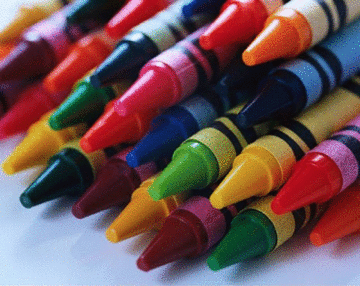
#> input picture NLP/image/crayons.gif, 360 x 286 px
$ python image_demo.py
#> lines starting #> are read from the running program, lines starting #| are printed output that depends on the picture
### NLP/image/cImage.py
"""
image.py
This module provides a simple interface to create a window, load an image and experiment
with image based algorithms.  Many of which require pixel-by-pixel manipulation.  This
is a educational module, its not intended to replace the excellent Python Image Library, in fact
it uses PIL.

The module and its interface and some of the code were inspired/copied by/from John Zelle's graphics.py
which serves a similar purpose in the graphics primitive world.
"""

# Release Notes:
# Version 1.0   Fall 2005
#
# Brad Miller, Luther College
#
# Version 1.1   December 7, 2005
# Changes:
#   Modify class name for base image to be AbstractImage   This way we don't have a lower case
#      class name running around.  We still don't expect people to create an AbstractImage but
#      rather create an image through FileImage, ListImage, or EmptyImage.
#   Add ability to convert an image to a list
#   Add save function to write an image back to disk.
#
# Version 1.2  November 2007
# Changes:
#  Modify the setPosition function to position the image by the top left corner rather than
#    the center.
#  Add the exitOnClick method to ImageWin.  Use this as the last call in the program to
#    avoid early exits when running from the command line, and nasty hangs when running
#    from within IDLE
#
# Version 1.3  May 2008
# Changes:
#   Modify all code to be Python 3.0 ready.  -- still runs under 2.x
#   Modify all code so that if PIL is not available then image.py will still
#   function using Tkimages.  N.B.  Tk restricts image types to gif or ppm
#
# Andrew Mertz, Eastern Illinois University
# October 2014
# Changes:
#   Negative indices can be used in Pixel's  __getitem__ function
#   Pixel's __getitem__ function now supports looping i.e. for value in Pixel(0, 1, 2):
#
# Giovanni Moretti, Massey University, Palmerston North, New Zealand
# April 2015
# Changes:
# Added _imroot.lift() to ensure that pictures aren't hidden under other Windows
# (needed on Windows 7 & Python 3.4. Ubuntu 14.04 was fine without it).
#
# version 1.4
# Brad Miller
# distribute on pypi
#

try:
    import tkinter
except:
    import Tkinter as tkinter

pilAvailable = True
try:
    from PIL import Image as PIL_Image
    from PIL import ImageTk
except:
    pilAvailable = False

#import exceptions

# Borrow some ideas from Zelle
# create an invisible global main root for all windows
tk = tkinter
_imroot = tk.Tk()
_imroot.withdraw()

# Make sure the displayed window is on top - otherwise drawing can appear to fail.
# The _imroot.lift() call was required on Windows 7 - Linux was fine without it
# not sure about Mac, but there are some tips at
# http://stackoverflow.com/questions/8691655/how-to-put-a-tkinter-window-on-top-of-the-others
_imroot.lift()
#_imroot.call('wm', 'attributes', '.', '-topmost', True)
#_imroot.after_idle(_imroot.call, 'wm', 'attributes', '.', '-topmost', False)


# [5 lines left out: function formatPixel, not called in this run]

class ImageWin(tk.Canvas):
    """
    ImageWin:  Make a frame to display one or more images.
    """
    def __init__(self,title="image window",width=640,height=640):
        """
        Create a window with a title, width and height.
        """
        master = tk.Toplevel(_imroot)
        master.protocol("WM_DELETE_WINDOW", self._close)
        #super(ImageWin, self).__init__(master, width=width, height=height)
        tk.Canvas.__init__(self, master, width=width, height=height)
        self.master.title(title)
        self.pack()
        master.resizable(0,0)
        self.foreground = "black"
        self.items = []
        self.mouseX = None
        self.mouseY = None
        self.bind("<Button-1>", self._onClick)
        self.height = height
        self.width = width
        self._mouseCallback = None
        self.trans = None
        _imroot.update()

    # [14 lines left out: functions _close, getMouse, not called in this run]

    def setMouseHandler(self, func):
        self._mouseCallback = func

    # [10 lines left out: functions _onClick, exitOnClick, not called in this run]

    def exitonclick(self):
        self.exitOnClick()


class Pixel(object):
    """This simple class abstracts the RGB pixel values."""
    def __init__(self, red, green, blue):
        super(Pixel, self).__init__()
        self.__red = red
        self.__green = green
        self.__blue = blue
        self.max = 255

    def getRed(self):
        """Return the red component of the pixel"""
        return self.__red

    def getGreen(self):
        """Return the green component of the pixel"""
        return self.__green

    def getBlue(self):
        """Return the blue component of the pixel"""
        return self.__blue

    def getColorTuple(self):
        """Return all color information as a tuple"""
        return (self.__red, self.__green, self.__blue)

    # [46 lines left out: functions setRed, setGreen, setBlue, __getitem__, setRange, not called in this run]

    def __str__(self):
        return str(self.getColorTuple())

    def __repr__(self):
        """docstring for __repr__"""
        return str(self.getColorTuple())

    red = property(getRed, setRed, None, "I'm the red property.")
    green = property(getGreen, setGreen, None, "I'm the green property.")
    blue = property(getBlue, setBlue, None, "I'm the blue property.")

class AbstractImage(object):
    """
    Create an image.  The image may be created in one of four ways:
    1. From an image file such as gif, jpg, png, ppm  for example: i = image('fname.jpb)
    2. From a list of lists
    3. From another image object
    4. By specifying the height and width to create a blank image.
    """
    imageCache = {} # tk photoimages go here to avoid GC while drawn
    imageId = 1

    def __init__(self,fname=None,data=[],imobj=None,height=0,width=0):
        """
        An image can be created using any of the following keyword parameters. When image creation is
        complete the image will be an rgb image.
        fname:  A filename containing an image.  Can be jpg, gif, and others
        data:  a list of lists representing the image.  This might be something you construct by
        reading an asii format ppm file, or an ascii art file and translate into rgb yourself.
        imobj:  Make a copy of another image.
        height:
        width: Create a blank image of a particular height and width.
        """
        super(AbstractImage, self).__init__()

        # if PIL is available then use the PIL functions otherwise fall back to Tk
        if pilAvailable:
            self.loadImage = self.loadPILImage
            self.createBlankImage = self.createBlankPILImage
            self.setPixel = self.setPILPixel
            self.getPixel = self.getPILPixel
            self.save = self.savePIL
        else:
            self.loadImage = self.loadTkImage
            self.createBlankImage = self.createBlankTkImage
            self.setPixel = self.setTkPixel
            self.getPixel = self.getTkPixel
            self.save = self.saveTk

        if fname:
            self.loadImage(fname)
            self.imFileName = fname
        elif data:
            height = len(data)
            width = len(data[0])
            self.createBlankImage(height,width)
            for row  in range(height):
                for col in range(width):
                    self.setPixel(col,row,Pixel(data[row][col]))
        elif height > 0 and width > 0:
            self.createBlankImage(height,width)
        elif imobj:
            self.im = imobj.copy()

        if pilAvailable:
            self.width,self.height = self.im.size
        else:
            self.width = self.im.width()
            self.height = self.im.height()
        self.centerX = self.width/2+3     # +3 accounts for the ~3 pixel border in Tk windows
        self.centerY = self.height/2+3
        self.id = None

    def loadPILImage(self,fname):
#> called with fname = 'crayons.gif'
        self.im = PIL_Image.open(fname)
#> self.im is the input picture: PIL image 360x286 P; mean R, G, B 110.1, 82.3, 84.4
        ni = self.im.convert("RGB")
        self.im = ni

    # [14 lines left out: functions loadTkImage, createBlankPILImage, not called in this run]

    def createBlankTkImage(self,height,width):
        self.im = tkinter.PhotoImage(height=height,width=width)


    def copy(self):
        """Return a copy of this image"""
        newI = AbstractImage(imobj=self.im)
        return newI


    # [4 lines left out: function clone, not called in this run]

    def getHeight(self):
        """Return the height of the image"""
        return self.height

    def getWidth(self):
        """Return the width of the iamge"""
        return self.width

    # [18 lines left out: functions getTkPixel, setTkPixel, not called in this run]

    def getPILPixel(self,x,y):
        """docstring for getPILPIxel"""
        p = self.im.getpixel((x,y))
        return Pixel(p[0],p[1],p[2])

    def setPILPixel(self,x,y,pixel):
        """docstring for setPILPixel"""
        if x < self.getWidth() and y < self.getHeight():
            self.im.putpixel((x,y),pixel.getColorTuple())
        else:
            raise ValueError("Pixel index out of range")

    # [43 lines left out: functions setPosition, getImage, draw, saveTk, not called in this run]

    def savePIL(self,fname=None,ftype='jpg'):
        if fname == None:
            fname = self.imFileName
        sufstart = fname.rfind('.')
        if sufstart < 0:
            suffix = ""
        else:
            suffix = fname[sufstart:]
        if suffix == "":
            suffix = "."+ftype
            fname = fname+suffix
        try:
            self.im.save(fname)
        except:
            print("Error saving, Could Not open ", fname, " to write.")


    # [10 lines left out: function toList, not called in this run]


class FileImage(AbstractImage):
    def __init__(self,thefile):
        super(FileImage, self).__init__(fname = thefile)

class Image(FileImage):
        pass

class EmptyImage(AbstractImage):
    def __init__(self,cols,rows):
        super(EmptyImage, self).__init__(height = rows, width = cols)

class ListImage(AbstractImage):
    def __init__(self,thelist):
        super(ListImage, self).__init__(data=thelist)

# Example program  Read in an image and calulate the negative.
# [21 lines that do not run on import are left out]

### NLP/image/image_demo.py
import cImage as image


# -------------------------------
# EXAMPLE PROGRAM #1: RED FILTER
# -------------------------------

# create image object and copy
img = image.Image('crayons.gif')
red_only_img = img.copy()

# get dimensions
w = img.getWidth()
#> w = 360
h = img.getHeight()
#> h = 286

# loop over every (x,y) pair
for x in range(w):
    for y in range(h):

        # filter out green and blue
        pixel = img.getPixel(x, y)
        red = pixel.getRed()
        redPixel = image.Pixel(red, 0, 0)
        red_only_img.setPixel(x, y, redPixel)
#> this loop made 360 passes

# save the new image and display both
red_only_img.save('red_crayons.gif')
#> in savePIL, `self.im.save(fname)`:
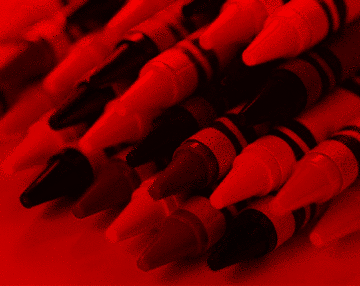
#> saved as red_crayons.gif: PIL image 360x286 RGB; mean R, G, B 110.1, 0, 0
win = image.ImageWin("Red Only", w, h*2)
#> (the run stopped early here; a loop or call above may not have finished)
